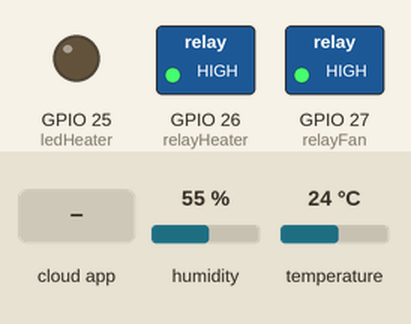
A program run on a simulated ESP32. Shown: switched loads named in the program (green lamp = pin HIGH), output pins drawn as LEDs (lit = HIGH). Inputs (shaded band) come from the test bench; at power-on: temperature 24 °C, humidity 55 %. WiFi joins after 1.5 s; servers stay silent unless stated; the local clock reads 2024-03-15 10:24:30 at power-on unless the program sets it; EEPROM starts erased; the Firebase database answers and starts empty; what the program prints to the serial monitor is not drawn.

Above: at 4.7 s.
4.8 s: the phone or cloud app sets start_hour to 1
At 9.9 s:
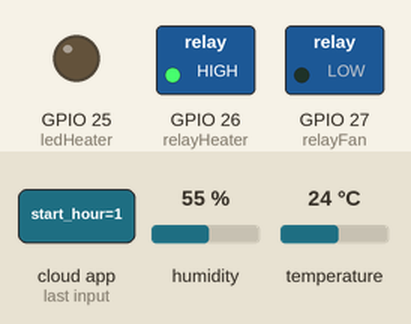
11.0 s: the phone or cloud app sets target_temp to 25
At 15.1 s:
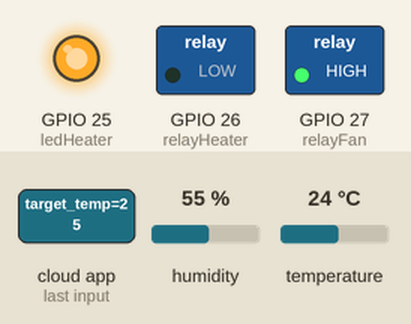
15.8 s: the phone or cloud app sets mode to 1
At 20.3 s:
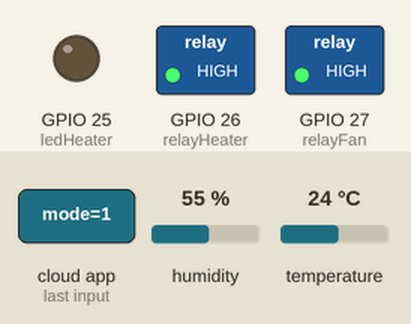
26.0 s: the phone or cloud app sets mode to 0
At 29.5 s:
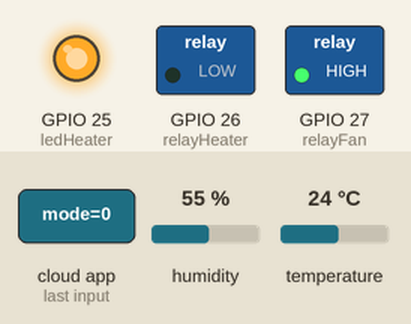
30.2 s: temperature set to 24.5 °C
34.7 s: temperature set to 25.4 °C
At 38.7 s:
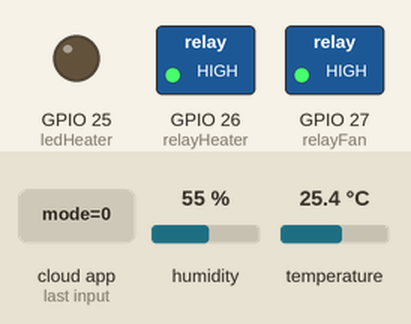
Timing chart, 0 to 40.2 s (numbered marks = the images above; inputs shaded):
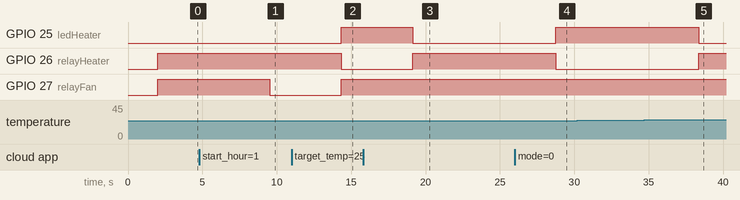

The program:

main.cpp
```cpp
#include <Arduino.h>
#include <WiFi.h>
#include <Firebase_ESP_Client.h>
#include <WiFiManager.h>
#include <Preferences.h>
#include "DHT.h"
#include <Wire.h>
#include "RTClib.h"
#include "time.h"

// ===== STORAGE ===
Preferences prefs;

// ===== FIREBASE =====
char apiKey[100] = "";
char databaseUrl[100] = "";

FirebaseData fbdo;
FirebaseAuth auth;
FirebaseConfig config;

// ===== RTC =====
RTC_DS3231 rtc;

// ===== NTP =====
const char* ntpServer = "pool.ntp.org";
const long gmtOffset_sec = 7 * 3600;
const int daylightOffset_sec = 0;

unsigned long lastSync = 0;
const unsigned long syncInterval = 3600000; // 1 jam

// ===== DHT =====
#define DHTPIN 33
#define DHTTYPE DHT22
DHT dht(DHTPIN, DHTTYPE);

// ===== RELAY =====
const int relayHeater = 26;
const int relayFan = 27;

// ===== LED =====
const int ledHeater = 25;

// 🔥 RELAY LOGIC
#define RELAY_ON LOW
#define RELAY_OFF HIGH

// ===== VARIABLE =====
int startHour, startMinute;
int endHour, endMinute;
float targetTemp;

int mode = 0;
int manualHeater = 0;
int manualFan = 0;

float tempOffset = 0.0;
float humOffset  = 0.0;

// ===== WIFI MANAGER =====
void setup_wifi() {
  WiFiManager wm;

  WiFiManagerParameter custom_api("api", "Firebase API Key", apiKey, 100);
  WiFiManagerParameter custom_db("db", "Database URL", databaseUrl, 100);

  wm.addParameter(&custom_api);
  wm.addParameter(&custom_db);

  if (!wm.autoConnect("ESP32-SETUP", "12345678")) {
    ESP.restart();
  }

  prefs.begin("config", false);
  prefs.putString("api", custom_api.getValue());
  prefs.putString("db", custom_db.getValue());
  prefs.end();

  strcpy(apiKey, custom_api.getValue());
  strcpy(databaseUrl, custom_db.getValue());
}

// ===== LOAD CONFIG =====
void loadConfig() {
  prefs.begin("config", true);
  String api = prefs.getString("api", "");
  String db = prefs.getString("db", "");
  prefs.end();

  api.toCharArray(apiKey, 100);
  db.toCharArray(databaseUrl, 100);
}

// ===== SYNC RTC =====
void syncRTC() {
  configTime(gmtOffset_sec, daylightOffset_sec, ntpServer);

  struct tm timeinfo;
  if (getLocalTime(&timeinfo)) {
    rtc.adjust(DateTime(
      timeinfo.tm_year + 1900,
      timeinfo.tm_mon + 1,
      timeinfo.tm_mday,
      timeinfo.tm_hour,
      timeinfo.tm_min,
      timeinfo.tm_sec
    ));
    Serial.println("✅ RTC Sync NTP");
  } else {
    Serial.println("❌ NTP gagal");
  }
}

// ===== SETUP =====
void setup() {
  Serial.begin(115200);
  delay(2000);

  pinMode(relayHeater, OUTPUT);
  pinMode(relayFan, OUTPUT);
  pinMode(ledHeater, OUTPUT);

  digitalWrite(relayHeater, RELAY_OFF);
  digitalWrite(relayFan, RELAY_OFF);
  digitalWrite(ledHeater, LOW);

  dht.begin();
  Wire.begin(13, 14);

  if (!rtc.begin()) {
    Serial.println("❌ RTC error");
    while (1);
  }

  loadConfig();

  if (strlen(apiKey) == 0) {
    setup_wifi();
  } else {
    WiFi.begin();
    if (WiFi.waitForConnectResult() != WL_CONNECTED) {
      setup_wifi();
    }
  }

  // ===== FIREBASE =====
  config.api_key = apiKey;
  config.database_url = databaseUrl;
  config.signer.test_mode = true;

  Firebase.begin(&config, &auth);
  Firebase.reconnectWiFi(true);

  // 🔥 SYNC RTC AWAL
  syncRTC();
  lastSync = millis();

  Serial.println("🔥 SYSTEM READY");
}

// ===== LOOP =====
void loop() {

  // ===== WIFI CHECK =====
  if (WiFi.status() != WL_CONNECTED) {
    WiFi.reconnect();
  }

  // ===== SYNC RTC PERIODIC =====
  if (WiFi.status() == WL_CONNECTED && millis() - lastSync > syncInterval) {
    syncRTC();
    lastSync = millis();
  }

  // ===== GET FIREBASE =====
  Firebase.RTDB.getInt(&fbdo, "/control/start_hour"); startHour = fbdo.intData();
  Firebase.RTDB.getInt(&fbdo, "/control/start_minute"); startMinute = fbdo.intData();
  Firebase.RTDB.getInt(&fbdo, "/control/end_hour"); endHour = fbdo.intData();
  Firebase.RTDB.getInt(&fbdo, "/control/end_minute"); endMinute = fbdo.intData();
  Firebase.RTDB.getFloat(&fbdo, "/control/target_temp"); targetTemp = fbdo.floatData();
  Firebase.RTDB.getInt(&fbdo, "/control/mode"); mode = fbdo.intData();

  Firebase.RTDB.getInt(&fbdo, "/manual/heater"); manualHeater = fbdo.intData();
  Firebase.RTDB.getInt(&fbdo, "/manual/fan"); manualFan = fbdo.intData();

  // ===== TIME =====
  DateTime now = rtc.now();
  int currentTime = now.hour() * 60 + now.minute();
  int startTime = startHour * 60 + startMinute;
  int endTime = endHour * 60 + endMinute;

  bool active = (startTime <= endTime)
    ? (currentTime >= startTime && currentTime <= endTime)
    : (currentTime >= startTime || currentTime <= endTime);

  // ===== SENSOR =====
  float temp = dht.readTemperature();
  float hum = dht.readHumidity();

  if (isnan(temp) || isnan(hum)) {
    Serial.println("❌ DHT error");
    delay(2000);
    return;
  }

  // ===== CONTROL =====
  bool heaterState = false;

  if (mode == 1) {
    // MANUAL
    heaterState = manualHeater;
    digitalWrite(relayFan, manualFan ? RELAY_ON : RELAY_OFF);

  } else {
    // AUTO
    if (active) {
      heaterState = (temp < targetTemp);
      digitalWrite(relayFan, temp > targetTemp + 2 ? RELAY_ON : RELAY_OFF);
    } else {
      heaterState = false;
      digitalWrite(relayFan, RELAY_OFF);
    }
  }

  // ===== APPLY HEATER =====
  digitalWrite(relayHeater, heaterState ? RELAY_ON : RELAY_OFF);
  digitalWrite(ledHeater, heaterState ? HIGH : LOW);

  // ===== SEND DATA =====
  Firebase.RTDB.setFloat(&fbdo, "/sensor/temperature", temp);
  Firebase.RTDB.setFloat(&fbdo, "/sensor/humidity", hum);

  Firebase.RTDB.setInt(&fbdo, "/relay/heater", heaterState);
  Firebase.RTDB.setInt(&fbdo, "/relay/fan", digitalRead(relayFan) == RELAY_ON);

  // ===== DEBUG =====
  Serial.println("===== SYSTEM =====");
  Serial.print("Time: "); Serial.print(now.hour()); Serial.print(":"); Serial.println(now.minute());
  Serial.print("Temp: "); Serial.println(temp);
  Serial.print("Mode: "); Serial.println(mode == 1 ? "MANUAL" : "AUTO");
  Serial.print("Active: "); Serial.println(active);
  Serial.println("==================");

  delay(3000);
}
```

Measured:
- the behaviour switches between 24.9 and 25 °C on temperature (found by bisection; images 4 and 5)
- after the input at 4.8 s, GPIO 27 (relayFan): HIGH → LOW after 4.7 s
- after the input at 11.0 s, GPIO 25 (ledHeater), GPIO 27 (relayFan): LOW → HIGH after 3.3 s; GPIO 26 (relayHeater): HIGH → LOW after 3.3 s
- after the input at 15.8 s, GPIO 25 (ledHeater): HIGH → LOW after 3.3 s; GPIO 26 (relayHeater): LOW → HIGH after 3.3 s
- after the input at 26.0 s, GPIO 25 (ledHeater): LOW → HIGH after 2.8 s; GPIO 26 (relayHeater): HIGH → LOW after 2.8 s
- after the input at 30.2 s, every drawn part: stays the same
- after the input at 34.7 s, GPIO 25 (ledHeater): HIGH → LOW after 3.7 s; GPIO 26 (relayHeater): LOW → HIGH after 3.7 s
